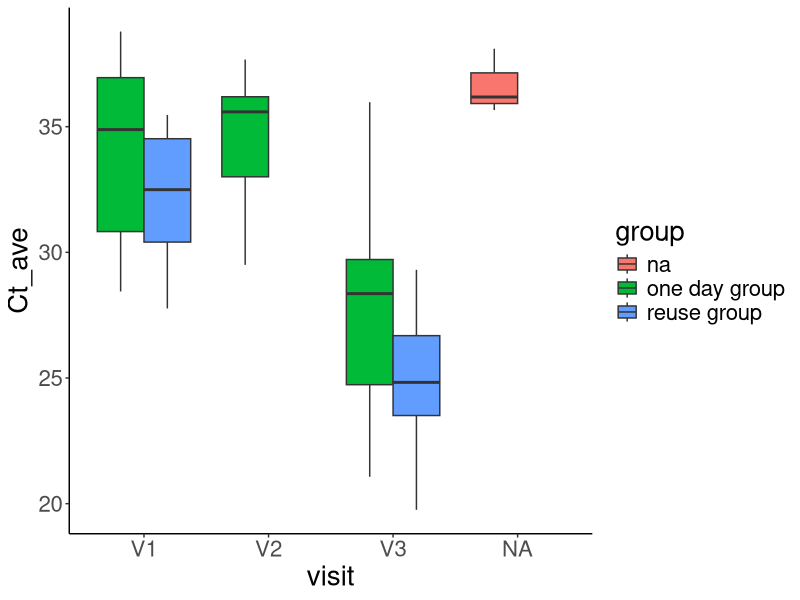
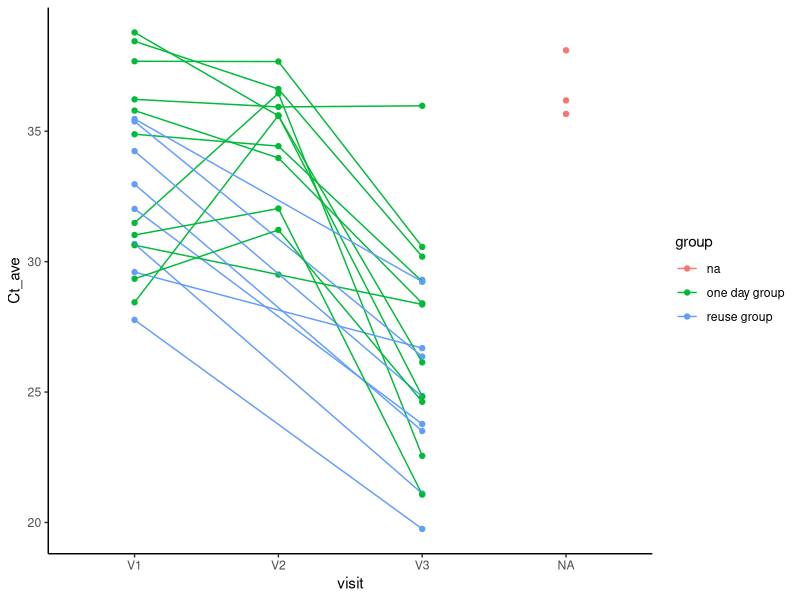
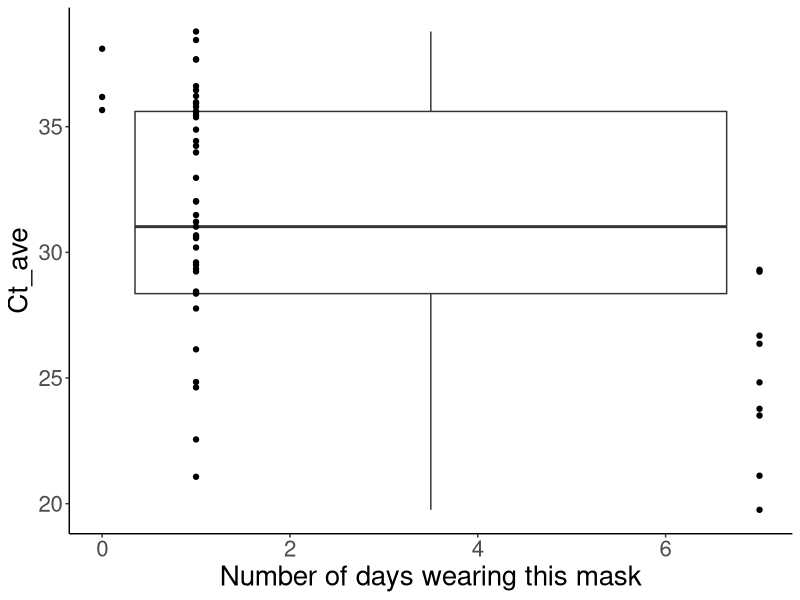
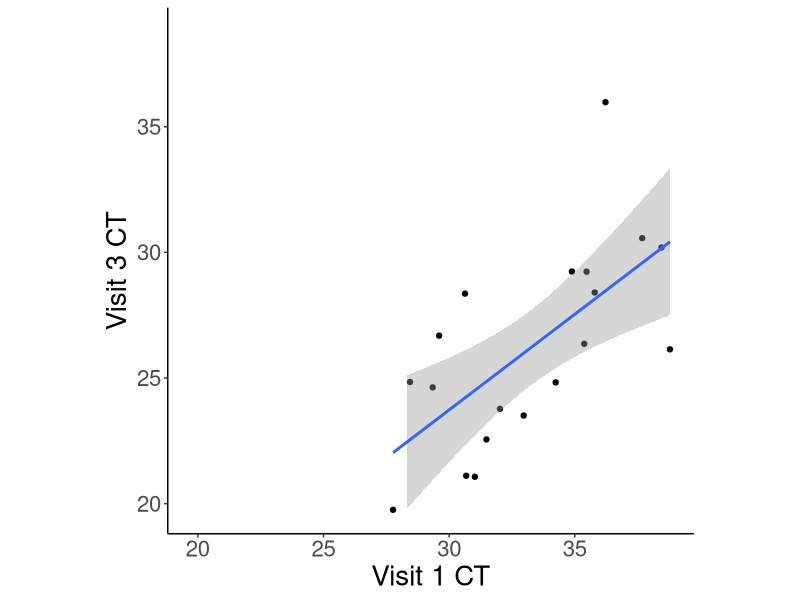

Write the R code that produced these figures, in order.
library(tidyverse)

## load and clean
qpcr = read.csv("../data/qPCR_ct_values.csv")

meta = read.csv("../data/all_meta.csv")

## remove failed sample and make numeric
qpcr_all = merge(qpcr, meta, by.x = "SampleID", by.y = "sample", all.x = T, all.y = T)
qpcr_all$Ct_ave = as.numeric(qpcr_all$Ct_ave)
qpcr_all = qpcr_all[ !(is.na(qpcr_all$Ct_ave)),]

## set group for controls
qpcr_all[qpcr_all$SampleID == "POS.MASK", "group"] = "Pos.control"
qpcr_all[qpcr_all$SampleID == "mockdna.3", "group"] = "Pos.control"
qpcr_all[ is.na(qpcr_all$group), "group"] = "Neg.control"

## set control days 0
qpcr_all[ grepl("MASKBLANK", qpcr_all$SampleID), "n_days_this_mask"] = 0
qpcr_masks = qpcr_all[ !(is.na(qpcr_all$n_days_this_mask)) ,]

## -------------- mask CT by visit number -----------------------------
pdf("../figures/ct_by_visit.pdf")
ggplot(qpcr_masks, aes(x = visit, y = Ct_ave, fill = group)) + 
    theme_classic() +  
    geom_boxplot(position = position_dodge(preserve = "single")) + 
    theme(text = element_text(size = 20)) #+ 
    #scale_fill_manual(values = c("grey50", "grey90"))

ggplot(qpcr_masks, aes(x = visit, y = Ct_ave, color = group)) + 
    theme_classic() + 
    geom_point() + 
    geom_line(aes(group = subject))
dev.off()

TukeyHSD(aov(Ct_ave~visit, data = qpcr_masks))

## -------------- mask CT by number of days worn ----------------------

pdf("../figures/ct_by_days.pdf")
ggplot(qpcr_masks, aes(x = n_days_this_mask, y = Ct_ave)) + 
    theme_classic() +  
    geom_boxplot(position = position_dodge(preserve = "single")) + 
    geom_point() + 
    theme(text = element_text(size = 20)) +
    xlab("Number of days wearing this mask")#+ 
    #scale_fill_manual(values = c("grey50", "grey90"))
dev.off()

group_by(qpcr_masks, as.character(n_days_this_mask)) %>% summarize( mean(Ct_ave))

wilcox.test( Ct_ave ~ as.character(n_days_this_mask), data = qpcr_masks[qpcr_masks$n_days_this_mask != 0,])
wilcox.test( Ct_ave ~ as.character(n_days_this_mask), data = qpcr_masks[qpcr_masks$n_days_this_mask != 7,])
wilcox.test( Ct_ave ~ as.character(n_days_this_mask), data = qpcr_masks[qpcr_masks$n_days_this_mask != 1,])

## correlation within subject
V1 = qpcr_masks[qpcr_masks$visit == "V1", c("subject", "Ct_ave", "group")]
V3 = qpcr_masks[qpcr_masks$visit == "V3", c("subject", "Ct_ave")]
first_last = merge(V1, V3, by = "subject") %>% filter(!(is.na(subject)))

## --------------- Correlation between V1 and V3 masks ---------------

pdf("../figures/ct_correlation_v1_v3.pdf")
ggplot(first_last, aes(x = Ct_ave.x, y = Ct_ave.y)) + 
    theme_classic() + 
    geom_point() + 
    stat_smooth(method = "lm") +
    ylab("Visit 3 CT") + 
    xlab("Visit 1 CT") + 
    theme(text = element_text(size = 20)) +
    coord_fixed()+
    ylim(c( min( c(first_last$Ct_ave.x, first_last$Ct_ave.y)), 
            max( c(first_last$Ct_ave.x, first_last$Ct_ave)))) + 
    xlim(c( min( c(first_last$Ct_ave.x, first_last$Ct_ave.y)), 
            max( c(first_last$Ct_ave.x, first_last$Ct_ave)))) 
dev.off()

summary(lm(Ct_ave.x~Ct_ave.y, data = first_last))






